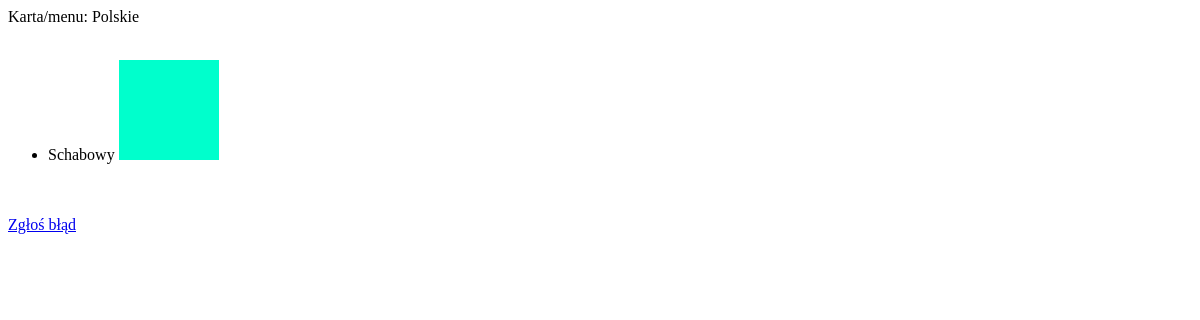
The app's page /karta/1/, older data.
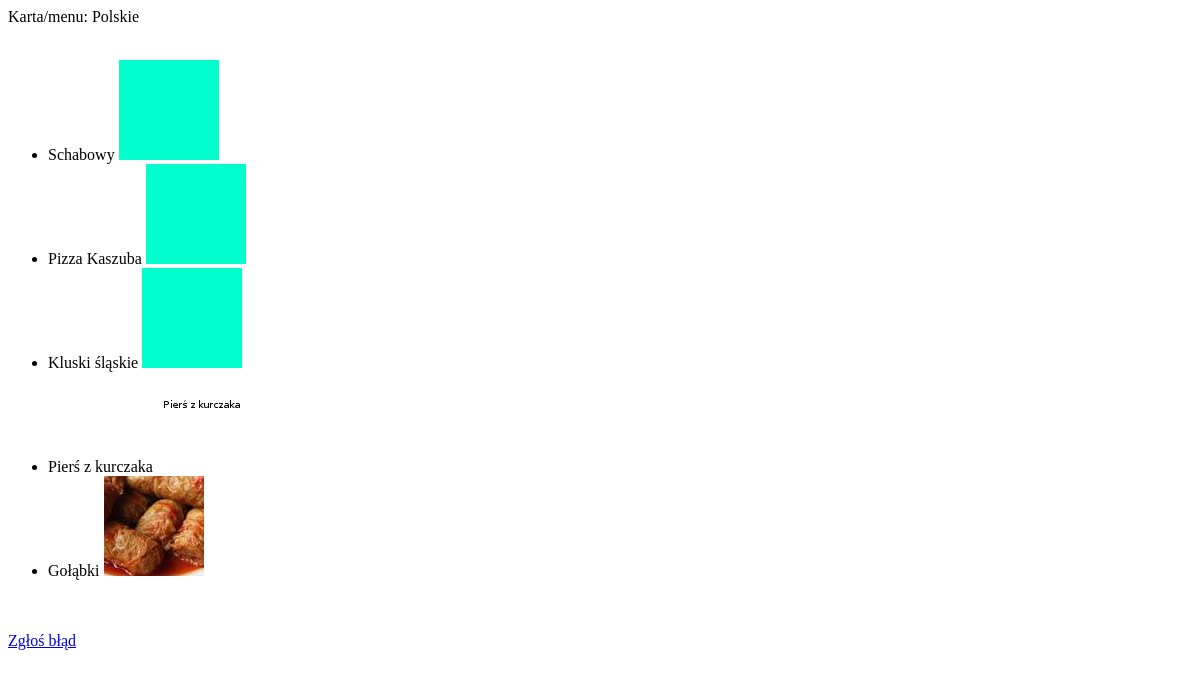
The same page, newer data.
### menu/models.py (models this page shows, shortened)
class Menu(models.Model):
    nazwa = models.CharField(max_length=150,blank=False, null=False, unique=True)
    zdjecie = models.ImageField(upload_to = 'zdjecia/')
    nalezenie = models.ManyToManyField(Danie, through='NalezyDo')
    def __unicode__(self):
        return self.nazwa

class Danie(models.Model):
    nazwa = models.CharField(max_length=150,blank=False, null=False, unique=True)
    zdjecie = models.ImageField(upload_to = 'zdjecia/')

### menu/views.py (the view)
# urls.py: url(r'^karta/(?P<menu_id>\d+)/$', views.menu_details, name='menu_details'),
def menu_details(request, menu_id):
    menu_nazwa = Menu.objects.get(id=menu_id)
    dania = Danie.objects.filter(nalezydo__menu=menu_id)
    for d in dania:
        tmp = str(d.zdjecie)
        if tmp[:8]=='zdjecia/':
            tmp = tmp[8:]
            d.zdjecie = tmp
            d.save()
    template = loader.get_template('menu/menu_detail.html')
    context = RequestContext(request, {
        'menu_nazwa': menu_nazwa,
        'dania':dania,
    })
    return HttpResponse(template.render(context))

### templates/menu/menu_detail.html
{% extends "menu/emenu.html" %}
{% block content %}
Karta/menu: {{ menu_nazwa }}
<br /><br />
<ul>
{% for danie in dania %}
	<li>{{ danie.nazwa }} <img src="/static/{{ danie.zdjecie }}" alt="{{ danie.nazwa }}"></li>
{% endfor %}
</ul>
{% endblock %}

### templates/menu/emenu.html (shortened to what this page needs)
{% extends "menu/base.html" %}
{% block head %}
{% load staticfiles %}
{% endblock %}
{% block footer%}
<br /><br />
<a href="/blad">Zgłoś błąd</a>
{% endblock %}

### templates/menu/base.html (shortened to what this page needs)
<!DOCTYPE html>
<html lang="en">
<head>
</head>
<body>
	<div id="wrapper">
	<section>
			{% block content %}{% endblock %}
    </section>
    <footer>
			{% block footer %}{% endblock %}
	</footer>
	</div>
</body>
</html>

Row changes from the older to the newer data that the page shows:
now on this page (row edited): Danie: nazwa "Pizza Kaszuba", zdjecie (picture)
added Danie: nazwa "Kluski śląskie", zdjecie (picture)
added Danie: nazwa "Pierś z kurczaka", zdjecie (picture)
added Danie: nazwa "Gołąbki", zdjecie (picture)
